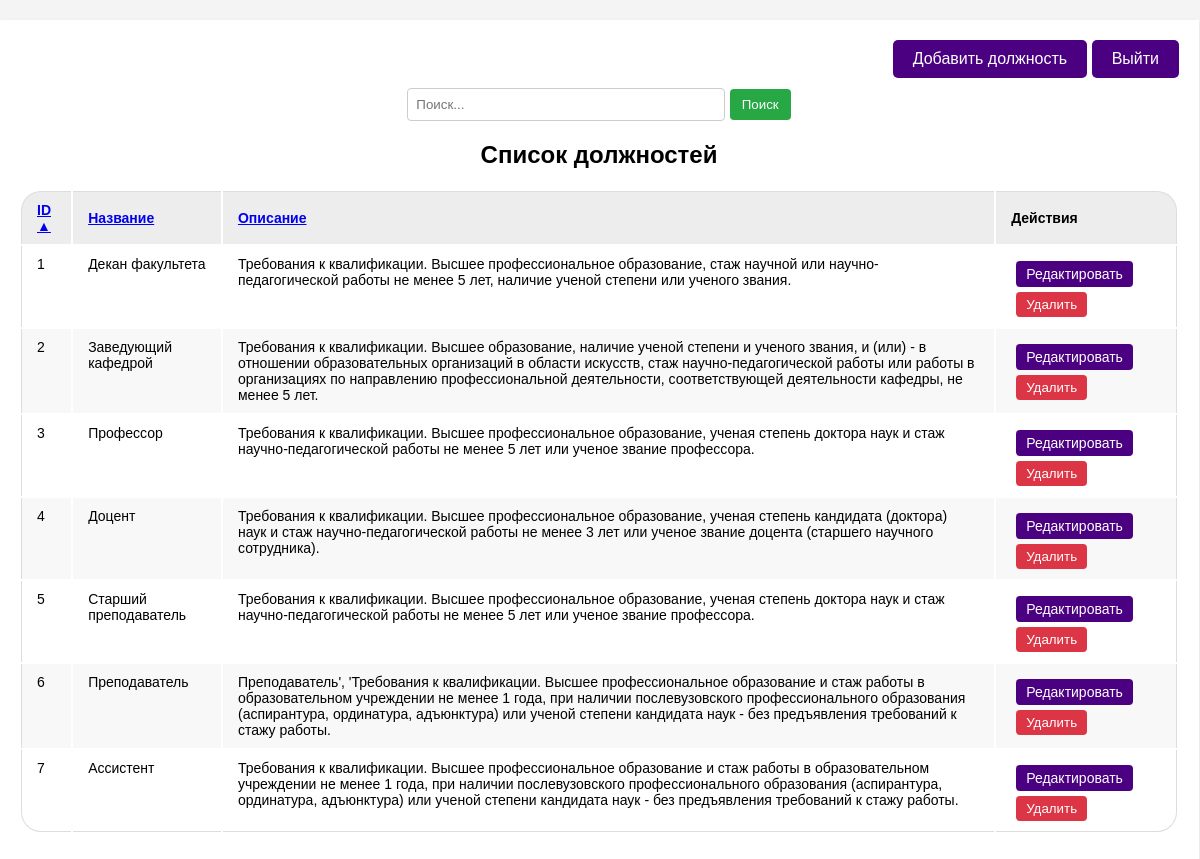
The page /positions.php (signed in) on the database its author committed.
### tables this page shows
CREATE TABLE `positions` (
  `id` int NOT NULL,
  `name` varchar(255) NOT NULL,
  `description` text
);

### public/backend/positions.php (called while the page is built, shortened)
<?php
require_once "backend/db.php";
$search = isset($_GET['search']) ? trim($_GET['search']) : '';
$search = str_replace('*', '%', $search);
$sort = isset($_GET['sort']) ? trim($_GET['sort']) : 'id';
$order = isset($_GET['order']) ? trim($_GET['order']) : 'asc';
try {
    $sql = "SELECT * FROM positions";
    $sql .= " ORDER BY $sort $order";
    $stmt = $pdo->prepare($sql);
    $stmt->execute();
    $positions = $stmt->fetchAll();
} catch (PDOException $e) {
    echo "Ошибка получения данных: " . $e->getMessage();
    exit();
}
$column_names = [
    'id' => 'ID',
    'name' => 'Название',
    'description' => 'Описание',
];
?>

### public/positions.php (the view, shortened to what this page needs)
<?php require_once "backend/positions.php"; ?>
<!DOCTYPE html>
<html lang="ru">
<head>
    <link rel="stylesheet" href="style/index.css">
    <link rel="stylesheet" href="style/table.css">
</head>
<body>
    <div class="container">
        <div class="button-container">
            <button class="menu-button" onclick="document.location='create_position.php'">Добавить должность</button>
            <button class="menu-button" onclick="document.location='index.php'">Выйти</button>
        </div>
        <div class="search-form">
            <form action="positions.php" method="GET">
                <input type="text" name="search" class="search-input" placeholder="Поиск..." value="<?php echo htmlspecialchars($search); ?>">
                <button type="submit" class="search-button">Поиск</button>
            </form>
        </div>
        <h2>Список должностей</h2>
        <table class="employee-table">
            <thead>
                <tr>
                    <?php if ($positions): ?>
                        <?php
                         $columns = array_keys($positions[0]);
                         foreach ($columns as $column): ?>
                            <th>
                                <a href="?sort=<?php echo $column; ?>&order=<?php echo ($sort == $column && $order == 'asc') ? 'desc' : 'asc'; ?>">
                                    <?php echo htmlspecialchars(isset($column_names[$column]) ? $column_names[$column] : $column); ?>
                                    <?php
                                        if ($sort == $column) {
                                            echo ($order == 'asc') ? ' ▲' : ' ▼';
                                        }
                                    ?>
                                </a>
                            </th>
                        <?php endforeach; ?>
                        <?php if (isset($_SESSION['access']) && ($_SESSION['access'] == 'superadmin' || $_SESSION['access'] == 'admin' || $_SESSION['access'] == 'employee')): ?>
                            <th>Действия</th>
                        <?php endif; ?>
                    <?php endif; ?>
                </tr>
            </thead>
            <tbody>
                    <?php if ($positions): ?>
                        <?php foreach ($positions as $position): ?>
                            <tr>
                                <?php foreach ($position as $value): ?>
                                    <td><?php echo htmlspecialchars($value); ?></td>
                                <?php endforeach; ?>
                                <?php if (isset($_SESSION['access']) && ($_SESSION['access'] == 'superadmin' || $_SESSION['access'] == 'admin' || $_SESSION['access'] == 'employee')): ?>
                                <td>
                                    <a href="/edit_position.php?id=<?php echo $position['id']; ?>" class="edit-button">Редактировать</a>
                                    <button class="delete-button" onclick="deletePositions(<?php echo $position['id']; ?>)">Удалить</button>
                                </td>
                                <?php endif; ?>
                            </tr>
                        <?php endforeach; ?>
                    <?php else: ?>
                        <tr><td colspan="100%">Нет данных.</td></tr>
                    <?php endif; ?>
                </tbody>
        </table>
    </div>
</body>
</html>

### public/style/index.css (style rules this page uses)
body { font-family: sans-serif; margin: 0; padding: 0; background-color: #f4f4f4; display: flex; justify-content: center; min-height: 100vh; }
.container { background-color: #fff; padding: 20px; border-radius: 8; box-shadow: 0 2px 4px rgba(0, 0, 0, 0.1); width: auto; max-width: 1800px; margin: 20px auto; text-align: center; right: 1px; position: relative; z-index: 1; min-width: 70%; }
.menu-button { background-color: #4B0082 ; color: white; padding: 10px 20px; border: none; cursor: pointer; font-size: 16px; border-radius: 5px; }
.edit-button { background-color: #4B0082; color: white; margin: 5px; border: none; padding: 5px 10px; border-radius: 4px; cursor: pointer; margin-right: 5px; text-decoration: none; display: inline-block; }
.delete-button { background-color: #dc3545; color: white; border: none; padding: 5px 10px; border-radius: 4px; cursor: pointer; margin-left: 5px; }
.button-container { text-align: right; margin-bottom: 10px; }
.employee-table { margin: auto; width: auto; border-collapse: collapse; margin-bottom: 20px; }
.employee-table th, .employee-table td { border: 1px solid #ddd; padding: 8px; text-align: left; }
.employee-table th { background-color: #f2f2f2; }
.search-form { text-align: center; margin-bottom: 20px; }
.search-input { padding: 8px; border: 1px solid #ccc; border-radius: 4px; width: 300px; }
.search-button { padding: 8px 12px; background-color: #28a745; color: white; border: none; border-radius: 4px; cursor: pointer; }

### public/style/table.css (style rules this page uses)
.employee-table { width: 100%; border: none; margin-bottom: 20px; border-collapse: separate; }
.employee-table thead th { font-weight: bold; text-align: left; border: none; padding: 10px 15px; background: #EDEDED; font-size: 14px; border-top: 1px solid #ddd; }
.employee-table tr th:first-child, .employee-table tr td:first-child { border-left: 1px solid #ddd; }
.employee-table tr th:last-child, .employee-table tr td:last-child { border-right: 1px solid #ddd; }
.employee-table thead tr th:first-child { border-radius: 20px 0 0 0; }
.employee-table thead tr th:last-child { border-radius: 0 20px 0 0; }
.employee-table tbody td { text-align: left; border: none; padding: 10px 15px; font-size: 14px; vertical-align: top; }
.employee-table tbody tr:nth-child(even) { background: #F8F8F8; }
.employee-table tbody tr:last-child td { border-bottom: 1px solid #ddd; }
.employee-table tbody tr:last-child td:first-child { border-radius: 0 0 0 20px; }
.employee-table tbody tr:last-child td:last-child { border-radius: 0 0 20px 0; }

### rows shown on the page
positions: id "1", name "Декан факультета", description "Требования к квалификации. Высшее профессиональное образование, стаж научной или научно-педагогической работы не менее 5 лет, наличие ученой степени или ученого звания."
positions: id "2", name "Заведующий кафедрой", description "Требования к квалификации. Высшее образование, наличие ученой степени и ученого звания, и (или) - в отношении образовательных организаций в области искусств, стаж научно-педагогической работы или работы в организациях по направлению профессиональной деятельности, соответствующей деятельности кафедры, не менее 5 лет."
positions: id "3", name "Профессор", description "Требования к квалификации. Высшее профессиональное образование, ученая степень доктора наук и стаж научно-педагогической работы не менее 5 лет или ученое звание профессора."
positions: id "4", name "Доцент", description "Требования к квалификации. Высшее профессиональное образование, ученая степень кандидата (доктора) наук и стаж научно-педагогической работы не менее 3 лет или ученое звание доцента (старшего научного сотрудника)."
positions: id "5", name "Старший преподаватель", description "Требования к квалификации. Высшее профессиональное образование, ученая степень доктора наук и стаж научно-педагогической работы не менее 5 лет или ученое звание профессора."
positions: id "6", name "Преподаватель", description "Преподаватель', 'Требования к квалификации. Высшее профессиональное образование и стаж работы в образовательном учреждении не менее 1 года, при наличии послевузовского профессионального образования (аспирантура, ординатура, адъюнктура) или ученой степени кандидата наук - без предъявления требований к стажу работы."
positions: id "7", name "Ассистент", description "Требования к квалификации. Высшее профессиональное образование и стаж работы в образовательном учреждении не менее 1 года, при наличии послевузовского профессионального образования (аспирантура, ординатура, адъюнктура) или ученой степени кандидата наук - без предъявления требований к стажу работы."

### other values the page prints
isset($column_names[$column]) ? $column_names[$column] : $column "ID"
isset($column_names[$column]) ? $column_names[$column] : $column "Название"
isset($column_names[$column]) ? $column_names[$column] : $column "Описание"
